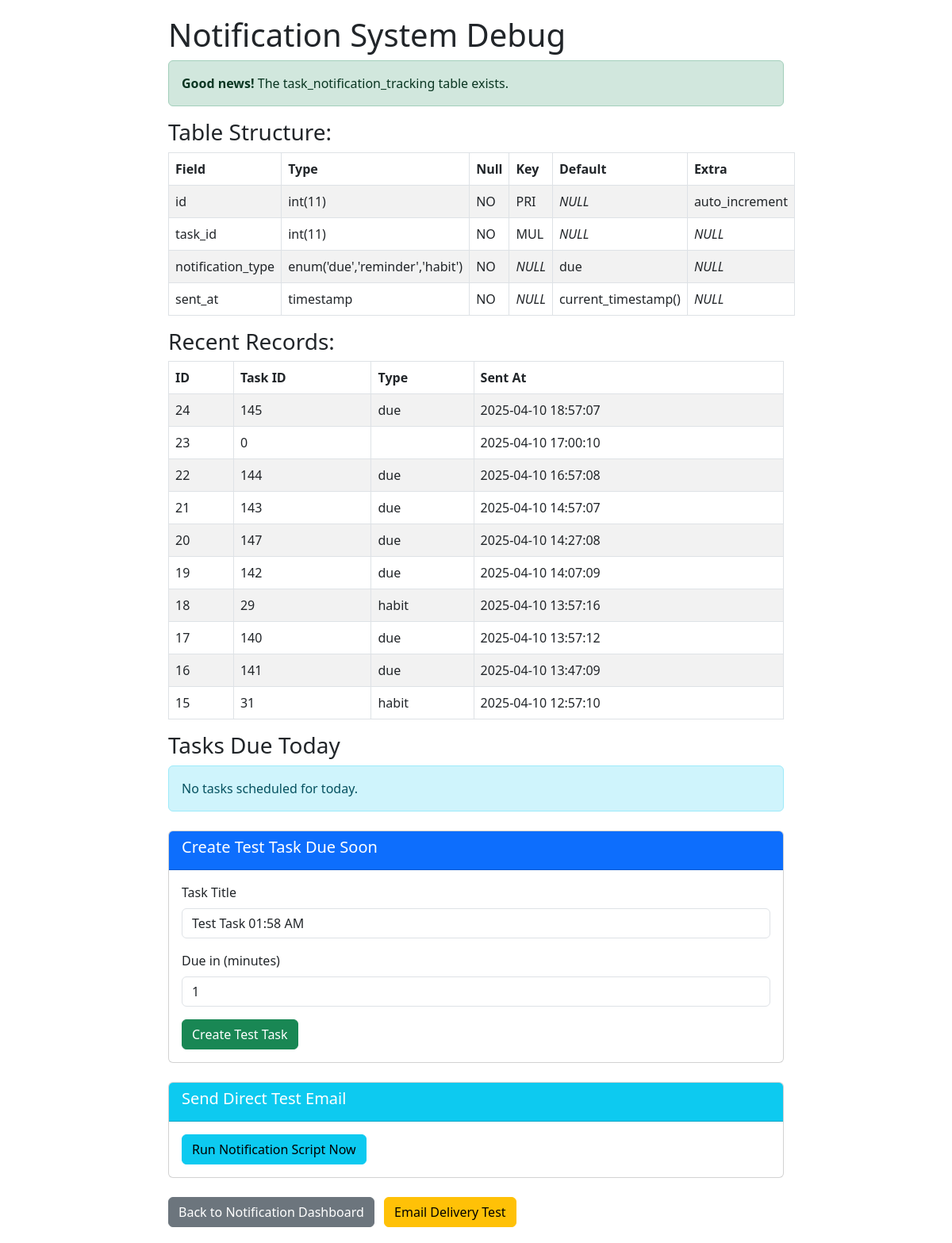
Before: /debug_notification_tables.php with the older database file.
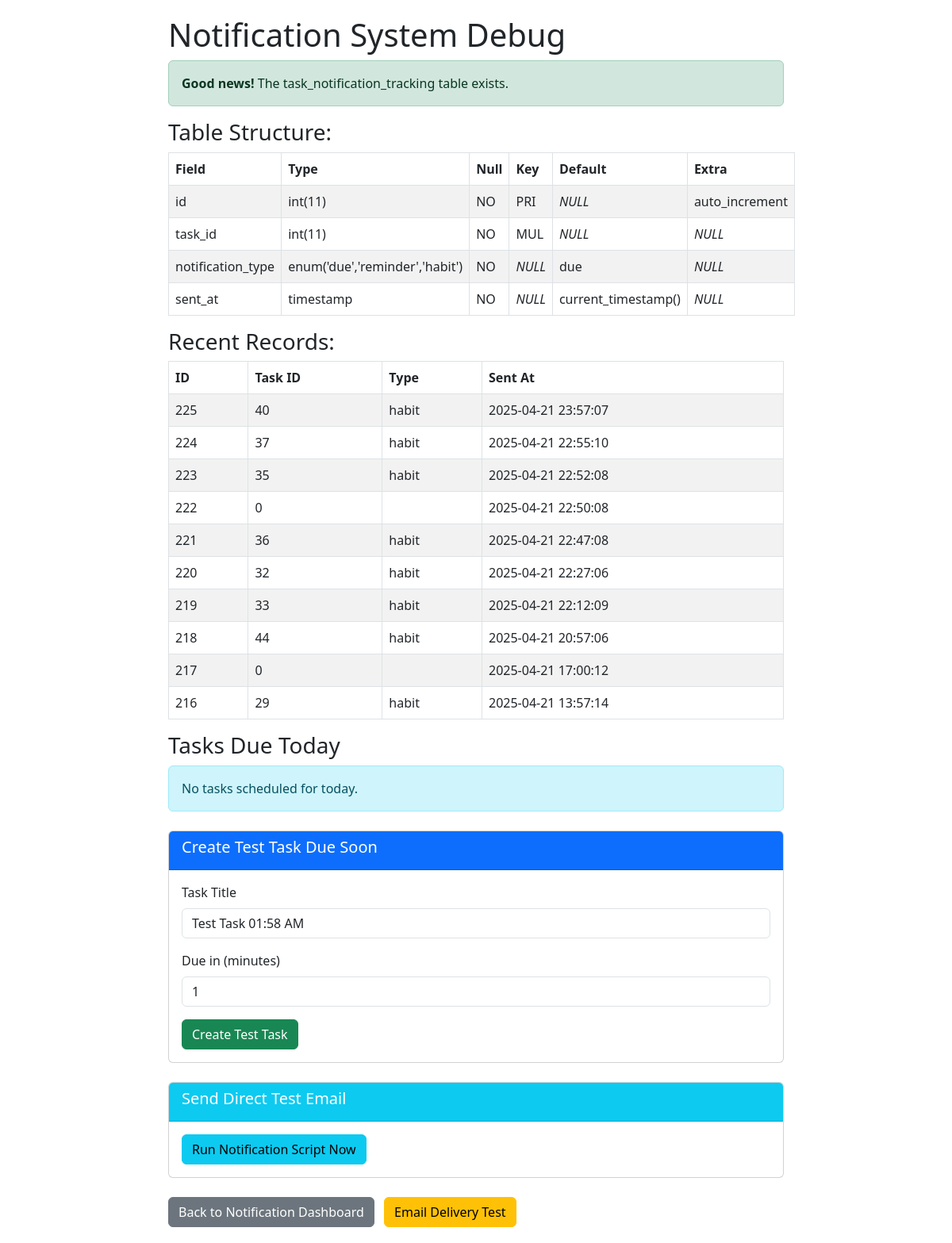
After: the same page with the newer database file.
### tables this page shows
CREATE TABLE `task_notification_tracking` (
  `id` int(11) NOT NULL,
  `task_id` int(11) NOT NULL,
  `notification_type` enum('due','reminder','habit') NOT NULL DEFAULT 'due',
  `sent_at` timestamp NOT NULL DEFAULT current_timestamp()
);

### debug_notification_tables.php (the view, shortened to what the changed rows need)
<?php
require_once __DIR__ . '/includes/db_connect.php';
echo '<!DOCTYPE html>
<html>
<head>
    <title>Debug Notification Tables</title>
    <link href="https://cdn.jsdelivr.net/npm/bootstrap@5.3.0/dist/css/bootstrap.min.css" rel="stylesheet">
    <style>
        body { padding: 20px; }
        .container { max-width: 800px; margin: 0 auto; }
    </style>
</head>
<body>
    <div class="container">
        <h1>Notification System Debug</h1>';
$table_check = $conn->query("SHOW TABLES LIKE 'task_notification_tracking'");
if ($table_check->num_rows === 0) {
    echo '<div class="alert alert-warning">
        <strong>Warning:</strong> The task_notification_tracking table does not exist.
    </div>';
    if (isset($_POST['create_table'])) {
        $sql = "
            CREATE TABLE task_notification_tracking (
                id INT AUTO_INCREMENT PRIMARY KEY,
                task_id INT NOT NULL,
                notification_type VARCHAR(50) NOT NULL,
                sent_at DATETIME NOT NULL,
                INDEX (task_id),
                INDEX (notification_type)
            )
        ";
        if ($conn->query($sql)) {
            echo '<div class="alert alert-success">
                <strong>Success!</strong> The table has been created successfully.
            </div>';
        } else {
            echo '<div class="alert alert-danger">
                <strong>Error creating table:</strong> ' . $conn->error . '
            </div>';
        }
    } else {
        echo '<form method="post" class="mb-4">
            <button type="submit" name="create_table" class="btn btn-primary">
                Create Table
            </button>
        </form>';
    }
} else {
    $result = $conn->query("DESCRIBE task_notification_tracking");
    if ($result) {
        echo '<h3>Table Structure:</h3>
        <table class="table table-striped table-bordered">
            <thead>
                <tr>
                    <th>Field</th>
                    <th>Type</th>
                    <th>Null</th>
                    <th>Key</th>
                    <th>Default</th>
                    <th>Extra</th>
                </tr>
            </thead>
            <tbody>';
        while ($row = $result->fetch_assoc()) {
            echo '<tr>';
            foreach ($row as $key => $value) {
                echo '<td>' . ($value ?: '<em>NULL</em>') . '</td>';
            }
            echo '</tr>';
        }
        echo '</tbody></table>';
    }
    $result = $conn->query("SELECT * FROM task_notification_tracking ORDER BY sent_at DESC LIMIT 10");
    if ($result) {
        if ($result->num_rows > 0) {
            echo '<h3>Recent Records:</h3>
            <table class="table table-striped table-bordered">
                <thead>
                    <tr>
                        <th>ID</th>
                        <th>Task ID</th>
                        <th>Type</th>
                        <th>Sent At</th>
                    </tr>
                </thead>
                <tbody>';
            while ($row = $result->fetch_assoc()) {
                echo '<tr>
                    <td>' . $row['id'] . '</td>
                    <td>' . $row['task_id'] . '</td>
                    <td>' . $row['notification_type'] . '</td>
                    <td>' . $row['sent_at'] . '</td>
                </tr>';
            }
            echo '</tbody></table>';
        } else {
            echo '<div class="alert alert-info">
                No records found in the task_notification_tracking table.
            </div>';
        }
    }
}
echo '</div></body></html>';
?>

Changed rows visible on the page:
no longer on this page (row unchanged): task_notification_tracking: id "24", task "145", notification_type "due", sent_at "2025-04-10 18:57:07"
no longer on this page (row unchanged): task_notification_tracking: id "23", task "0", sent_at "2025-04-10 17:00:10"
no longer on this page (row unchanged): task_notification_tracking: id "22", task "144", notification_type "due", sent_at "2025-04-10 16:57:08"
no longer on this page (row unchanged): task_notification_tracking: id "21", task "143", notification_type "due", sent_at "2025-04-10 14:57:07"
no longer on this page (row unchanged): task_notification_tracking: id "20", task "147", notification_type "due", sent_at "2025-04-10 14:27:08"
no longer on this page (row unchanged): task_notification_tracking: id "19", task "142", notification_type "due", sent_at "2025-04-10 14:07:09"
no longer on this page (row unchanged): task_notification_tracking: id "18", task "29", notification_type "habit", sent_at "2025-04-10 13:57:16"
no longer on this page (row unchanged): task_notification_tracking: id "17", task "140", notification_type "due", sent_at "2025-04-10 13:57:12"
no longer on this page (row unchanged): task_notification_tracking: id "16", task "141", notification_type "due", sent_at "2025-04-10 13:47:09"
no longer on this page (row unchanged): task_notification_tracking: id "15", task "31", notification_type "habit", sent_at "2025-04-10 12:57:10"
added task_notification_tracking: id "225", task "40", notification_type "habit", sent_at "2025-04-21 23:57:07"
added task_notification_tracking: id "224", task "37", notification_type "habit", sent_at "2025-04-21 22:55:10"
added task_notification_tracking: id "223", task "35", notification_type "habit", sent_at "2025-04-21 22:52:08"
added task_notification_tracking: id "222", task "0", sent_at "2025-04-21 22:50:08"
added task_notification_tracking: id "221", task "36", notification_type "habit", sent_at "2025-04-21 22:47:08"
added task_notification_tracking: id "220", task "32", notification_type "habit", sent_at "2025-04-21 22:27:06"
added task_notification_tracking: id "219", task "33", notification_type "habit", sent_at "2025-04-21 22:12:09"
added task_notification_tracking: id "218", task "44", notification_type "habit", sent_at "2025-04-21 20:57:06"
added task_notification_tracking: id "217", task "0", sent_at "2025-04-21 17:00:12"
added task_notification_tracking: id "216", task "29", notification_type "habit", sent_at "2025-04-21 13:57:14"
